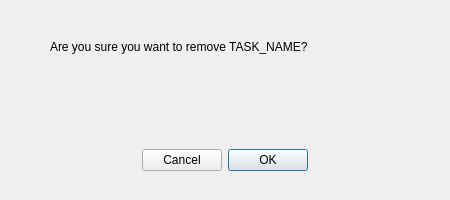
<?xml version="1.0" encoding="UTF-8"?>
<ui version="4.0">
 <class>removeDialog</class>
 <widget class="QDialog" name="removeDialog">
  <property name="geometry">
   <rect>
    <x>0</x>
    <y>0</y>
    <width>450</width>
    <height>200</height>
   </rect>
  </property>
  <property name="sizePolicy">
   <sizepolicy hsizetype="Fixed" vsizetype="Fixed">
    <horstretch>0</horstretch>
    <verstretch>0</verstretch>
   </sizepolicy>
  </property>
  <property name="maximumSize">
   <size>
    <width>450</width>
    <height>300</height>
   </size>
  </property>
  <property name="windowTitle">
   <string>Dialog</string>
  </property>
  <widget class="QDialogButtonBox" name="buttonBox">
   <property name="geometry">
    <rect>
     <x>0</x>
     <y>120</y>
     <width>451</width>
     <height>81</height>
    </rect>
   </property>
   <property name="sizePolicy">
    <sizepolicy hsizetype="Expanding" vsizetype="Fixed">
     <horstretch>0</horstretch>
     <verstretch>0</verstretch>
    </sizepolicy>
   </property>
   <property name="layoutDirection">
    <enum>Qt::RightToLeft</enum>
   </property>
   <property name="orientation">
    <enum>Qt::Horizontal</enum>
   </property>
   <property name="standardButtons">
    <set>QDialogButtonBox::Cancel|QDialogButtonBox::Ok</set>
   </property>
   <property name="centerButtons">
    <bool>true</bool>
   </property>
  </widget>
  <widget class="QWidget" name="horizontalLayoutWidget">
   <property name="geometry">
    <rect>
     <x>50</x>
     <y>40</y>
     <width>351</width>
     <height>80</height>
    </rect>
   </property>
   <layout class="QHBoxLayout" name="horizontalLayout">
    <item>
     <widget class="QLabel" name="label">
      <property name="acceptDrops">
       <bool>false</bool>
      </property>
      <property name="text">
       <string>Are you sure you want to remove TASK_NAME?</string>
      </property>
      <property name="alignment">
       <set>Qt::AlignLeading|Qt::AlignLeft|Qt::AlignTop</set>
      </property>
      <property name="wordWrap">
       <bool>true</bool>
      </property>
     </widget>
    </item>
   </layout>
  </widget>
 </widget>
 <resources/>
 <connections/>
</ui>
